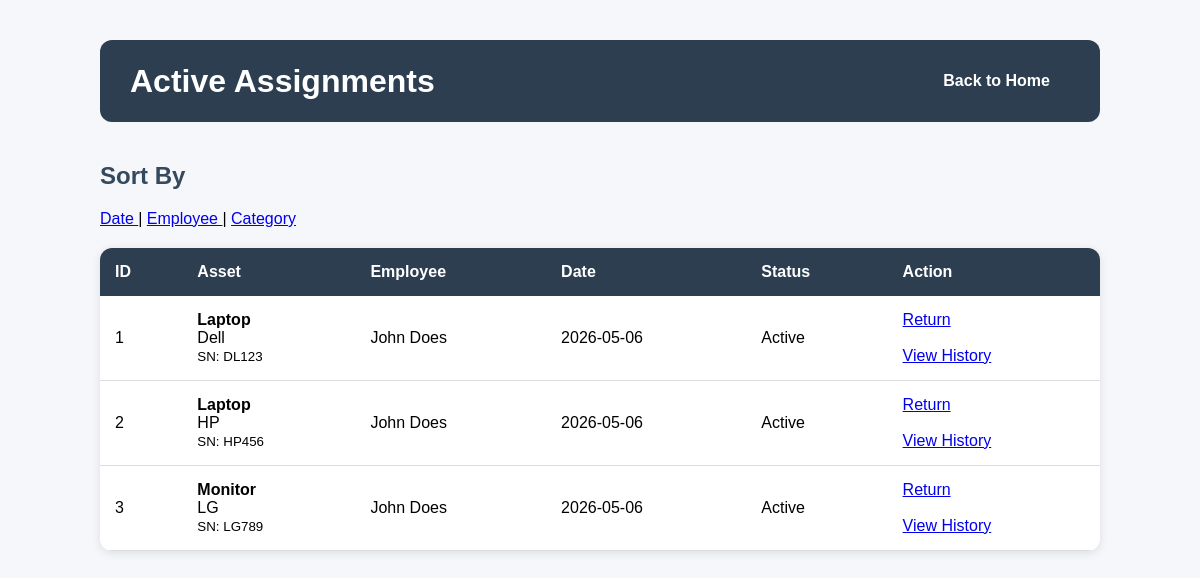
The app's page /assignments with its own data.
### tables this page shows
CREATE TABLE assignments (
        id INTEGER PRIMARY KEY AUTOINCREMENT,
        asset_id INTEGER NOT NULL,
        employee_id INTEGER NOT NULL,
        assigned_date TEXT NOT NULL,
        returned_date TEXT,
        status TEXT NOT NULL DEFAULT 'Active',

        FOREIGN KEY (asset_id) REFERENCES assets(id),
        FOREIGN KEY (employee_id) REFERENCES employees(id)
    );

CREATE TABLE assets (
        id INTEGER PRIMARY KEY AUTOINCREMENT,
        category TEXT,
        brand TEXT,
        serial_number TEXT UNIQUE,
        status TEXT NOT NULL DEFAULT 'Available',
        purchase_date TEXT
    );

CREATE TABLE employees (
        id INTEGER PRIMARY KEY AUTOINCREMENT,
        first_name TEXT NOT NULL,
        last_name TEXT NOT NULL,
        department TEXT
    );

### routes/assignments.py (the view)
    @app.route("/assignments")
    def list_assignments():
        sort_by = request.args.get("sort", "assigned_date")
        data = get_active_assignments(sort_by)
        return render_template("assignments/list.html",assignments=data)

### templates/assignments/list.html (shortened to what this page needs)
<!DOCTYPE html>
<html>
<head>
    <link rel="stylesheet"
          href="{{ url_for('static', filename='style.css') }}">
</head>
<body>
<div class="container">
    <div class="page-header">
        <h1>Active Assignments</h1>
        <a href="/" class="btn">
            Back to Home
        </a>
    </div>
    <h2>Sort By</h2>
    <p>
        <a href="/assignments?sort=date">
            Date
        </a>
        |
        <a href="/assignments?sort=name">
            Employee
        </a>
        |
        <a href="/assignments?sort=category">
            Category
        </a>
    </p>
    <table>
        <tr>
            <th>ID</th>
            <th>Asset</th>
            <th>Employee</th>
            <th>Date</th>
            <th>Status</th>
            <th>Action</th>
        </tr>
        {% for row in assignments %}
        <tr>
            <td>
                {{ row["assignment_id"] }}
            </td>
            <td>
                <b>
                    {{ row["category"] }}
                </b>
                <br>
                {{ row["brand"] }}
                <br>
                <small>
                    SN:
                    {{ row["serial_number"] }}
                </small>
            </td>
            <td>
                {{ row["first_name"] }}
                {{ row["last_name"] }}
            </td>
            <td>
                {{ row["assigned_date"] }}
            </td>
            <td>
                {{ row["status"] }}
            </td>
            <td>
                <a href="/return/{{ row['assignment_id'] }}">
                    Return
                </a>
                <br><br>
                <a href="/asset/{{ row['asset_id'] }}">
                    View History
                </a>
            </td>
        </tr>
        {% endfor %}
    </table>
</div>
</body>
</html>

### design/style.css (style rules this page uses)
body { font-family: Arial, sans-serif; background-image: linear-gradient( rgba(244, 246, 249, 0.92), rgba(244, 246, 249, 0.92) ), url("https://images.unsplash.com/photo-1497366754035-f200968a6e72?q=80&w=1600&auto=format&fit=crop"); background-size: cover; background-position: center; background-attachment: fixed; margin: 0; padding: 40px; }
.container { max-width: 1000px; margin: auto; }
h1 { color: #2c3e50; margin-bottom: 10px; }
h2 { color: #34495e; margin-top: 40px; }
.btn { display: inline-block; background-color: #2c3e50; color: white; padding: 12px 20px; border-radius: 8px; text-decoration: none; font-weight: bold; border: none; cursor: pointer; transition: 0.2s; }
table { width: 100%; border-collapse: collapse; background: white; border-radius: 12px; overflow: hidden; box-shadow: 0px 2px 10px rgba(0,0,0,0.1); margin-top: 20px; }
table th { background-color: #2c3e50; color: white; padding: 15px; text-align: left; }
table td { padding: 15px; border-bottom: 1px solid #ddd; }
.page-header { display: flex; justify-content: space-between; align-items: center; margin-bottom: 30px; background-color: #2c3e50; padding: 20px 30px; border-radius: 12px; }
.page-header h1 { margin: 0; color: white; }

### records on screen
assignments: assignment_id "1", category "Laptop", brand "Dell", serial_number "DL123", first_name "John", last_name "Does", assigned_date "2026-05-06", status "Active"
assignments: assignment_id "2", category "Laptop", brand "HP", serial_number "HP456", first_name "John", last_name "Does", assigned_date "2026-05-06", status "Active"
assignments: assignment_id "3", category "Monitor", brand "LG", serial_number "LG789", first_name "John", last_name "Does", assigned_date "2026-05-06", status "Active"
